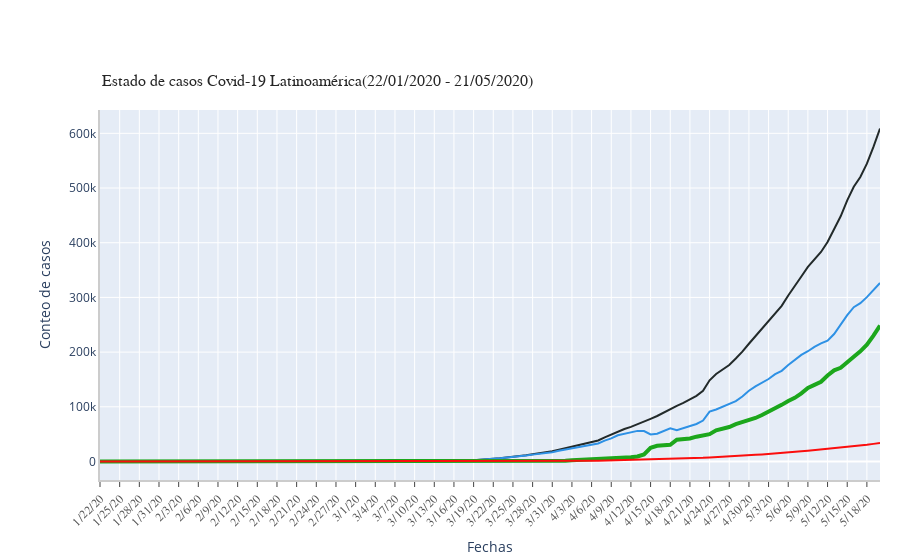

Notebook code cell kept with this figure:
### Code cell
latin_american_ts_array = [latin_american_confimed_agg_ts, latin_american_active_agg_ts, latin_american_recovered_agg_ts, latin_american_death_agg_ts]
labels = ['Confirmados', 'Activos', 'Recuperados', 'Descesos']
colors = [color_arr[5],  color_arr[0], color_arr[2], color_arr[3]]
mode_size = [8, 8, 12, 8]
line_size = [2, 2, 4, 2]

# Calling the draw_plot function defined above
fig_2 = draw_plot(ts_array = latin_american_ts_array, 
                  ts_label = labels , 
                  title = "Estado de casos Covid-19 Latinoamérica(22/01/2020 - 21/05/2020)",
                  colors = colors, mode_size = mode_size, 
                  line_size = line_size , 
                  x_axis_title = "Fechas" , 
                  y_axis_title = "Conteo de casos", 
                  tickangle = 315, 
                  yaxis_type = "", additional_annotations=[])

fig_2.show()

### Figure 1 — Plotly figure (JSON) as saved in the notebook; plotly's stock layout.template omitted (floating-point values rounded to 4 significant figures)
{"data": [{"connectgaps": true, "line": {"color": "#222A2A", "width": 2}, "name": "Confirmados", "type": "scatter", "x": ["1/22/20", "1/23/20", "1/24/20", "1/25/20", "1/26/20", "1/27/20", "1/28/20", "1/29/20", "1/30/20", "1/31/20", "2/1/20", "2/2/20", "2/3/20", "2/4/20", "2/5/20", "2/6/20", "2/7/20", "2/8/20", "2/9/20", "2/10/20", "2/11/20", "2/12/20", "2/13/20", "2/14/20", "2/15/20", "2/16/20", "2/17/20", "2/18/20", "2/19/20", "2/20/20", "2/21/20", "2/22/20", "2/23/20", "2/24/20", "2/25/20", "2/26/20", "2/27/20", "2/28/20", "2/29/20", "3/1/20", "3/2/20", "3/3/20", "3/4/20", "3/5/20", "3/6/20", "3/7/20", "3/8/20", "3/9/20", "3/10/20", "3/11/20", "3/12/20", "3/13/20", "3/14/20", "3/15/20", "3/16/20", "3/17/20", "3/18/20", "3/19/20", "3/20/20", "3/21/20", "3/22/20", "3/23/20", "3/24/20", "3/25/20", "3/26/20", "3/27/20", "3/28/20", "3/29/20", "3/30/20", "3/31/20", "4/1/20", "4/2/20", "4/3/20", "4/4/20", "4/5/20", "4/6/20", "4/7/20", "4/8/20", "4/9/20", "4/10/20", "4/11/20", "4/12/20", "4/13/20", "4/14/20", "4/15/20", "4/16/20", "4/17/20", "4/18/20", "4/19/20", "4/20/20", "4/21/20", "4/22/20", "4/23/20", "4/24/20", "4/25/20", "4/26/20", "4/27/20", "4/28/20", "4/29/20", "4/30/20", "5/1/20", "5/2/20", "5/3/20", "5/4/20", "5/5/20", "5/6/20", "5/7/20", "5/8/20", "5/9/20", "5/10/20", "5/11/20", "5/12/20", "5/13/20", "5/14/20", "5/15/20", "5/16/20", "5/17/20", "5/18/20", "5/19/20", "5/20/20"], "y": [0, 0, 0, 0, 0, 0, 0, 0, 0, 0, 0, 0, 0, 0, 0, 0, 0, 0, 0, 0, 0, 0, 0, 0, 0, 0, 0, 0, 0, 0, 0, 0, 0, 0, 0, 1, 1, 2, 6, 14, 14, 17, 22, 28, 43, 49, 79, 90, 113, 160, 197, 383, 479, 562, 848, 1176, 1473, 2060, 2821, 3727, 5153, 6128, 7113, 8230, 9725, 11313, 13084, 14579, 15882, 18634, 21428, 24198, 26728, 29559, 32171, 34832, 38368, 44254, 49285, 55708, 59364, 63244, 68135, 71848, 78005, 83216, 89831, 96084, 101875, 107187, 113049, 119982, 129224, 148424, 159961, 168214, 176521, 188367, 200748, 215272, 229068, 241679, 255662, 269811, 284643, 303547, 320043, 338161, 355773, 370404, 383125, 401215, 423993, 448299, 477387, 502222, 520209, 544526, 575217, 608848]}, {"connectgaps": true, "line": {"color": "#2E91E5", "width": 2}, "name": "Activos", "type": "scatter", "x": ["1/22/20", "1/23/20", "1/24/20", "1/25/20", "1/26/20", "1/27/20", "1/28/20", "1/29/20", "1/30/20", "1/31/20", "2/1/20", "2/2/20", "2/3/20", "2/4/20", "2/5/20", "2/6/20", "2/7/20", "2/8/20", "2/9/20", "2/10/20", "2/11/20", "2/12/20", "2/13/20", "2/14/20", "2/15/20", "2/16/20", "2/17/20", "2/18/20", "2/19/20", "2/20/20", "2/21/20", "2/22/20", "2/23/20", "2/24/20", "2/25/20", "2/26/20", "2/27/20", "2/28/20", "2/29/20", "3/1/20", "3/2/20", "3/3/20", "3/4/20", "3/5/20", "3/6/20", "3/7/20", "3/8/20", "3/9/20", "3/10/20", "3/11/20", "3/12/20", "3/13/20", "3/14/20", "3/15/20", "3/16/20", "3/17/20", "3/18/20", "3/19/20", "3/20/20", "3/21/20", "3/22/20", "3/23/20", "3/24/20", "3/25/20", "3/26/20", "3/27/20", "3/28/20", "3/29/20", "3/30/20", "3/31/20", "4/1/20", "4/2/20", "4/3/20", "4/4/20", "4/5/20", "4/6/20", "4/7/20", "4/8/20", "4/9/20", "4/10/20", "4/11/20", "4/12/20", "4/13/20", "4/14/20", "4/15/20", "4/16/20", "4/17/20", "4/18/20", "4/19/20", "4/20/20", "4/21/20", "4/22/20", "4/23/20", "4/24/20", "4/25/20", "4/26/20", "4/27/20", "4/28/20", "4/29/20", "4/30/20", "5/1/20", "5/2/20", "5/3/20", "5/4/20", "5/5/20", "5/6/20", "5/7/20", "5/8/20", "5/9/20", "5/10/20", "5/11/20", "5/12/20", "5/13/20", "5/14/20", "5/15/20", "5/16/20", "5/17/20", "5/18/20", "5/19/20", "5/20/20"], "y": [0, 0, 0, 0, 0, 0, 0, 0, 0, 0, 0, 0, 0, 0, 0, 0, 0, 0, 0, 0, 0, 0, 0, 0, 0, 0, 0, 0, 0, 0, 0, 0, 0, 0, 0, 1, 1, 2, 6, 14, 14, 16, 21, 27, 42, 48, 77, 88, 108, 154, 191, 376, 469, 552, 836, 1157, 1451, 2030, 2774, 3664, 5047, 6003, 6892, 7970, 9404, 10896, 12570, 13984, 14796, 16972, 19546, 21854, 23539, 25623, 27932, 30210, 33006, 38226, 42363, 47989, 50802, 52819, 55981, 55588, 49433, 50700, 55940, 60865, 57070, 61257, 65218, 68553, 74795, 91112, 95074, 99845, 104602, 110273, 118708, 129374, 137380, 143751, 150803, 159721, 165825, 176542, 186155, 194883, 201592, 209617, 215853, 220971, 233096, 251394, 267740, 282202, 289423, 300467, 312729, 326365]}, {"connectgaps": true, "line": {"color": "#1CA71C", "width": 4}, "name": "Recuperados", "type": "scatter", "x": ["1/22/20", "1/23/20", "1/24/20", "1/25/20", "1/26/20", "1/27/20", "1/28/20", "1/29/20", "1/30/20", "1/31/20", "2/1/20", "2/2/20", "2/3/20", "2/4/20", "2/5/20", "2/6/20", "2/7/20", "2/8/20", "2/9/20", "2/10/20", "2/11/20", "2/12/20", "2/13/20", "2/14/20", "2/15/20", "2/16/20", "2/17/20", "2/18/20", "2/19/20", "2/20/20", "2/21/20", "2/22/20", "2/23/20", "2/24/20", "2/25/20", "2/26/20", "2/27/20", "2/28/20", "2/29/20", "3/1/20", "3/2/20", "3/3/20", "3/4/20", "3/5/20", "3/6/20", "3/7/20", "3/8/20", "3/9/20", "3/10/20", "3/11/20", "3/12/20", "3/13/20", "3/14/20", "3/15/20", "3/16/20", "3/17/20", "3/18/20", "3/19/20", "3/20/20", "3/21/20", "3/22/20", "3/23/20", "3/24/20", "3/25/20", "3/26/20", "3/27/20", "3/28/20", "3/29/20", "3/30/20", "3/31/20", "4/1/20", "4/2/20", "4/3/20", "4/4/20", "4/5/20", "4/6/20", "4/7/20", "4/8/20", "4/9/20", "4/10/20", "4/11/20", "4/12/20", "4/13/20", "4/14/20", "4/15/20", "4/16/20", "4/17/20", "4/18/20", "4/19/20", "4/20/20", "4/21/20", "4/22/20", "4/23/20", "4/24/20", "4/25/20", "4/26/20", "4/27/20", "4/28/20", "4/29/20", "4/30/20", "5/1/20", "5/2/20", "5/3/20", "5/4/20", "5/5/20", "5/6/20", "5/7/20", "5/8/20", "5/9/20", "5/10/20", "5/11/20", "5/12/20", "5/13/20", "5/14/20", "5/15/20", "5/16/20", "5/17/20", "5/18/20", "5/19/20", "5/20/20"], "y": [0, 0, 0, 0, 0, 0, 0, 0, 0, 0, 0, 0, 0, 0, 0, 0, 0, 0, 0, 0, 0, 0, 0, 0, 0, 0, 0, 0, 0, 0, 0, 0, 0, 0, 0, 0, 0, 0, 0, 0, 0, 1, 1, 1, 1, 1, 1, 1, 4, 4, 4, 4, 5, 5, 6, 11, 11, 11, 17, 22, 41, 41, 107, 118, 147, 202, 237, 254, 680, 1160, 1290, 1584, 2323, 2902, 3090, 3308, 3858, 4257, 4897, 5450, 6107, 7742, 9254, 13008, 24997, 28630, 29631, 30512, 39830, 40687, 42185, 45386, 47741, 49969, 56993, 60125, 63098, 68332, 71533, 74575, 79554, 84909, 91118, 95780, 103538, 110676, 116506, 124669, 134572, 140059, 145756, 157228, 166618, 171404, 182437, 191540, 201475, 213577, 230272, 248721]}, {"connectgaps": true, "line": {"color": "#FB0D0D", "width": 2}, "name": "Descesos", "type": "scatter", "x": ["1/22/20", "1/23/20", "1/24/20", "1/25/20", "1/26/20", "1/27/20", "1/28/20", "1/29/20", "1/30/20", "1/31/20", "2/1/20", "2/2/20", "2/3/20", "2/4/20", "2/5/20", "2/6/20", "2/7/20", "2/8/20", "2/9/20", "2/10/20", "2/11/20", "2/12/20", "2/13/20", "2/14/20", "2/15/20", "2/16/20", "2/17/20", "2/18/20", "2/19/20", "2/20/20", "2/21/20", "2/22/20", "2/23/20", "2/24/20", "2/25/20", "2/26/20", "2/27/20", "2/28/20", "2/29/20", "3/1/20", "3/2/20", "3/3/20", "3/4/20", "3/5/20", "3/6/20", "3/7/20", "3/8/20", "3/9/20", "3/10/20", "3/11/20", "3/12/20", "3/13/20", "3/14/20", "3/15/20", "3/16/20", "3/17/20", "3/18/20", "3/19/20", "3/20/20", "3/21/20", "3/22/20", "3/23/20", "3/24/20", "3/25/20", "3/26/20", "3/27/20", "3/28/20", "3/29/20", "3/30/20", "3/31/20", "4/1/20", "4/2/20", "4/3/20", "4/4/20", "4/5/20", "4/6/20", "4/7/20", "4/8/20", "4/9/20", "4/10/20", "4/11/20", "4/12/20", "4/13/20", "4/14/20", "4/15/20", "4/16/20", "4/17/20", "4/18/20", "4/19/20", "4/20/20", "4/21/20", "4/22/20", "4/23/20", "4/24/20", "4/25/20", "4/26/20", "4/27/20", "4/28/20", "4/29/20", "4/30/20", "5/1/20", "5/2/20", "5/3/20", "5/4/20", "5/5/20", "5/6/20", "5/7/20", "5/8/20", "5/9/20", "5/10/20", "5/11/20", "5/12/20", "5/13/20", "5/14/20", "5/15/20", "5/16/20", "5/17/20", "5/18/20", "5/19/20", "5/20/20"], "y": [0, 0, 0, 0, 0, 0, 0, 0, 0, 0, 0, 0, 0, 0, 0, 0, 0, 0, 0, 0, 0, 0, 0, 0, 0, 0, 0, 0, 0, 0, 0, 0, 0, 0, 0, 0, 0, 0, 0, 0, 0, 0, 0, 0, 0, 0, 1, 1, 1, 2, 2, 3, 5, 5, 6, 8, 11, 19, 30, 41, 65, 84, 114, 142, 174, 215, 277, 341, 406, 502, 592, 760, 866, 1034, 1149, 1314, 1504, 1771, 2025, 2269, 2455, 2683, 2900, 3252, 3575, 3886, 4260, 4707, 4975, 5243, 5646, 6043, 6688, 7343, 7894, 8244, 8821, 9762, 10507, 11323, 12134, 13019, 13741, 14310, 15280, 16329, 17382, 18609, 19609, 20728, 21516, 23016, 24279, 25501, 27210, 28480, 29311, 30482, 32216, 33762]}], "layout": {"annotations": [{"font": {"color": "rgb(37,37,37)", "family": "Arial", "size": 16}, "showarrow": false, "text": "Estado de casos Covid-19 Latinoamérica(22/01/2020 - 21/05/2020)", "x": 0, "xanchor": "left", "xref": "paper", "y": 1.05, "yanchor": "bottom", "yref": "paper"}], "autosize": true, "margin": {"autoexpand": false, "l": 100, "r": 20, "t": 110}, "showlegend": true, "xaxis": {"linecolor": "rgb(204, 204, 204)", "linewidth": 2, "showgrid": true, "showline": true, "showticklabels": true, "tickangle": -45, "tickfont": {"color": "rgb(82, 82, 82)", "family": "Arial", "size": 12}, "ticks": "outside", "title": {"text": "Fechas"}}, "yaxis": {"linecolor": "rgb(204, 204, 204)", "linewidth": 2, "showgrid": true, "showline": true, "showticklabels": true, "title": {"text": "Conteo de casos"}}}}
